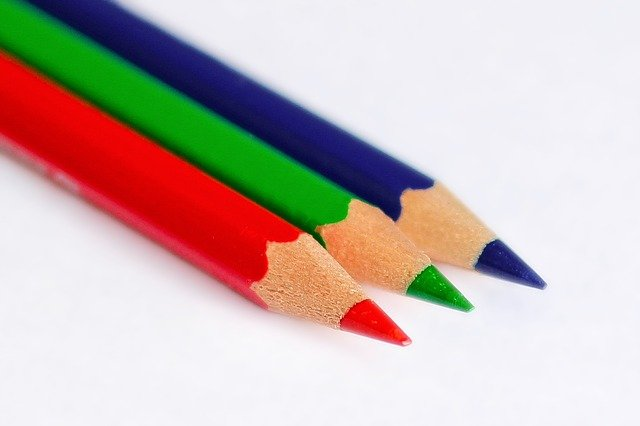
#> input picture images/colorchannel.jpg, 640 x 426 px
$ python '히스토그램2.py'
#> lines starting #> are read from the running program, lines starting #| are printed output that depends on the picture
# 이미지에 mask 적용하여 ROI 부분에 대한 히스토그램 값만 추출하기

import cv2
import numpy as np
import matplotlib.pyplot as plt

img = cv2.imread('images/colorchannel.jpg')
#> img is the input picture: shape (426, 640, 3); mean B, G, R 179.8, 184.8, 200.8
show_img = cv2.cvtColor(img, cv2.COLOR_BGR2RGB)

plt.figure(figsize=(12, 10))
plt.imshow(show_img)
plt.show()

# roi 지정을 위해 mask 만들기
mask = np.zeros(img.shape[:2], np.uint8)


# 특정 지점 지정하여 흰색으로 바꾸기
mask[180:200, 260:400] = 255
plt.figure(figsize=(12, 10))
plt.imshow(mask, cmap='gray')
plt.show()
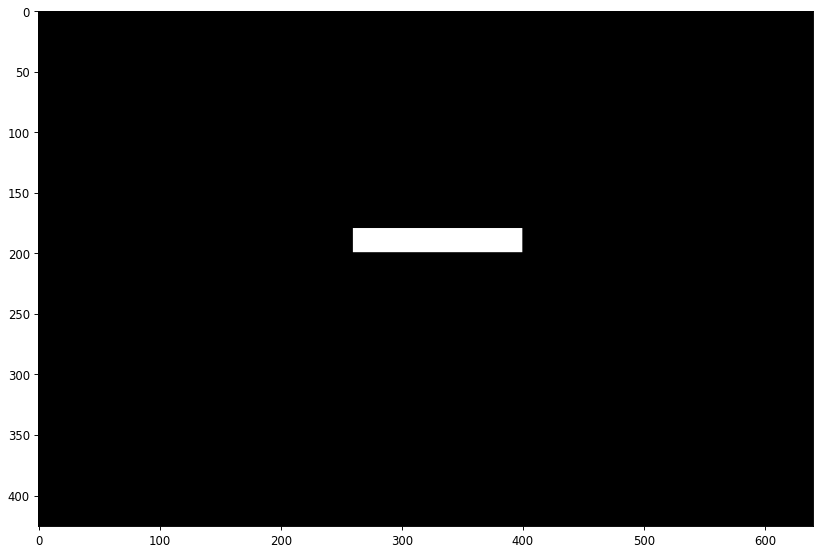
#> figure drawn by matplotlib, 1 panel

# bit 연산으로 원본 이미지와 마스크 이미지 합치기
masked_img = cv2.bitwise_and(img, img, mask=mask)
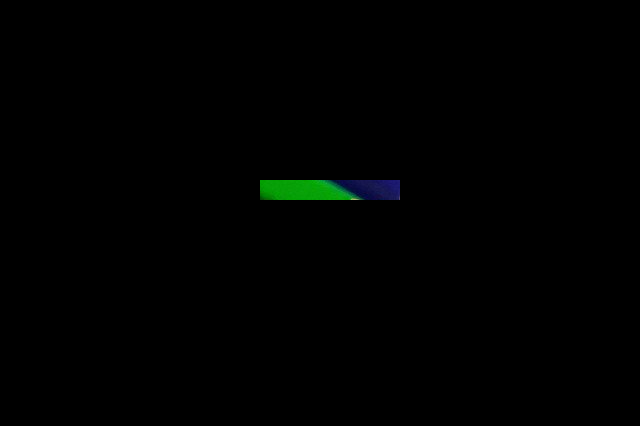
#> masked_img: shape (426, 640, 3); mean B, G, R 0.4, 1.1, 0.1
# matplotlib으로 보여주기 위해 또 다른 변수 지정 (opencv와 matplotlib의 컬러채널 순서가 다르기 때문)
# masked_img -> 히스토그램 계산을 위한 이미지 / show_masked -> matplotlib으로 보여주기 위한 이미지
show_masked = cv2.bitwise_or(show_img, show_img, mask=mask)

plt.figure(figsize=(12, 10))
plt.imshow(show_masked, cmap='gray')
plt.show()

# RESULT = red 색상이 거의 없는 masked img 생성

# 마스크 된 이미지의 red 색상 히스토그램 값 확인하기
hist_mask_val = cv2.calcHist([img], [2], mask, [256], [0, 256])
#> hist_mask_val = 256 values, max 288 at index 6, min 0 at index 36, mean 10.94
hist_val = cv2.calcHist([img], [2], None, [256], [0, 256])
#> hist_val = 256 values, max 30916 at index 241, min 22 at index 122, mean 1065

plt.title('masked img red histogram')
plt.plot(hist_mask_val)
plt.show()
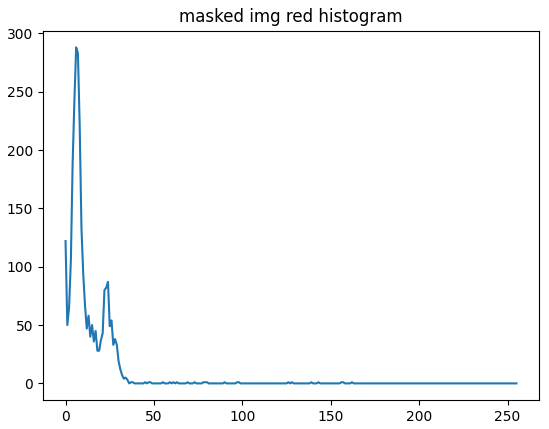
#> figure drawn by matplotlib, 1 panel; curve peaks at x = 6, y = 288
plt.title('original img red histogram')
plt.plot(hist_val)
plt.show()
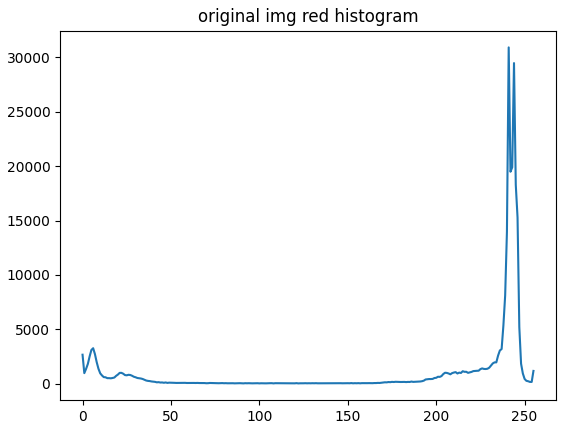
#> figure drawn by matplotlib, 1 panel; curve peaks at x = 241, y = 30916

$ run again, with images/chess.jpg copied over images/colorchannel.jpg
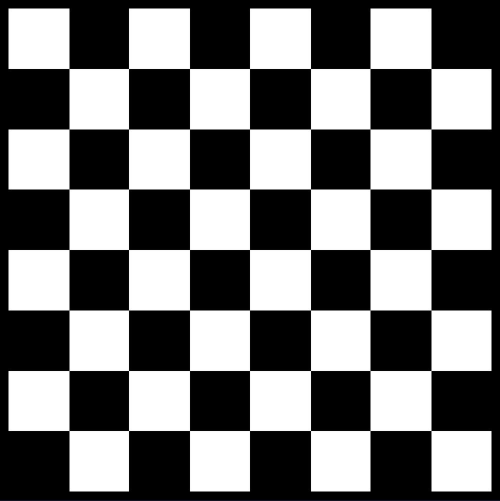
#> input picture images/chess.jpg, 1000 x 1001 px (shown at 1/2 size)
#> img is the input picture: shape (1001, 1000, 3); mean B, G, R 118.9, 118.8, 118.8
#> `masked_img = cv2.bitwise_and(img, img, mask=mask)`:
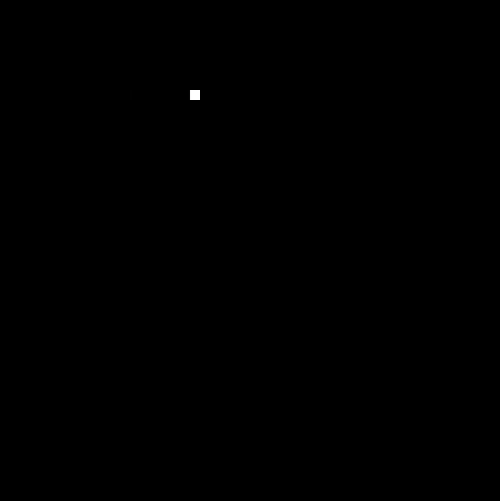
#> masked_img: shape (1001, 1000, 3) (shown at 1/2 size); min 0, max 255, mean 0.1
#> hist_mask_val = 256 values, max 2320 at index 0, min 0 at index 2, mean 10.94
#> hist_val = 256 values, max 502784 at index 0, min 0 at index 35, mean 3910.2
#> `plt.show()`:
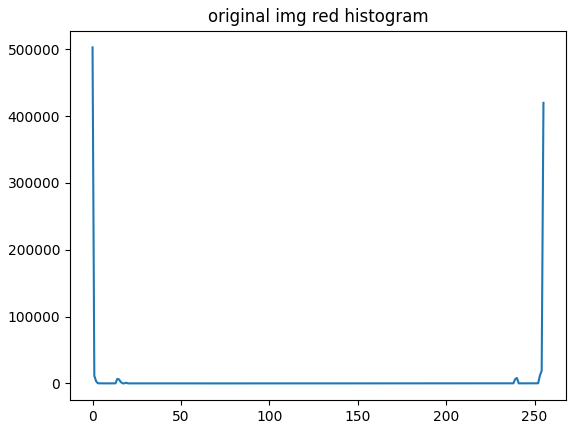
#> figure drawn by matplotlib, 1 panel; curve peaks at x = 0, y = 502784
